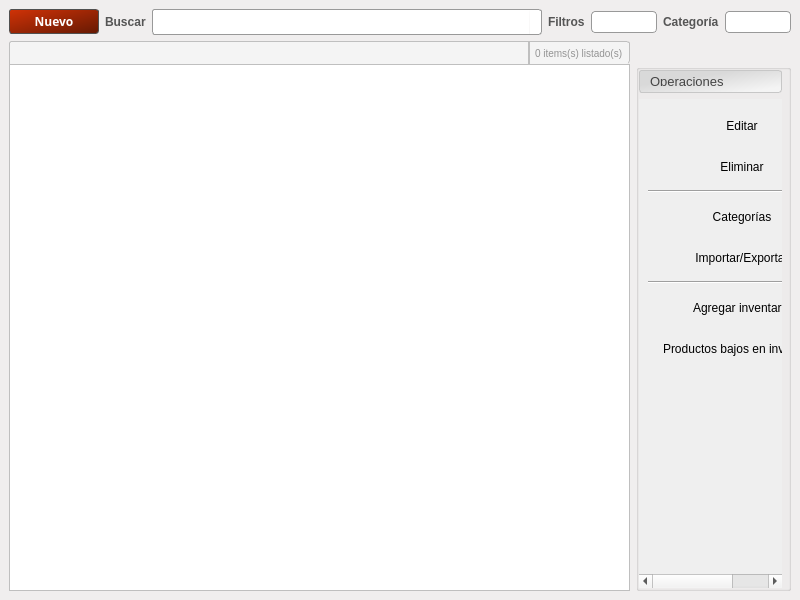
<?xml version="1.0" encoding="UTF-8"?>
<ui version="4.0">
 <class>MainWindow</class>
 <widget class="QMainWindow" name="MainWindow">
  <property name="geometry">
   <rect>
    <x>0</x>
    <y>0</y>
    <width>800</width>
    <height>600</height>
   </rect>
  </property>
  <property name="windowTitle">
   <string>MainWindow</string>
  </property>
  <property name="styleSheet">
   <string notr="true">QMainWindow{
background-color:#F0EEEE ;

border-top-left-radius: 6px 6px;
border-top-right-radius: 6px 6px;
border-bottom-right-radius: 6px 6px;
border-bottom-left-radius: 6px 6px;

}</string>
  </property>
  <widget class="QWidget" name="centralwidget">
   <layout class="QVBoxLayout" name="verticalLayout_3">
    <item>
     <layout class="QVBoxLayout" name="verticalLayout_2">
      <item>
       <layout class="QHBoxLayout" name="horizontalLayout">
        <item>
         <widget class="QPushButton" name="btAgregar">
          <property name="sizePolicy">
           <sizepolicy hsizetype="MinimumExpanding" vsizetype="Fixed">
            <horstretch>0</horstretch>
            <verstretch>0</verstretch>
           </sizepolicy>
          </property>
          <property name="maximumSize">
           <size>
            <width>90</width>
            <height>16777215</height>
           </size>
          </property>
          <property name="font">
           <font>
            <family>Ubuntu,Helvetica,sans-serif</family>
            <weight>75</weight>
            <bold>true</bold>
           </font>
          </property>
          <property name="cursor">
           <cursorShape>PointingHandCursor</cursorShape>
          </property>
          <property name="styleSheet">
           <string notr="true">QPushButton{
	color: rgb(255, 255, 255);
	background-color: qlineargradient(spread:pad, x1:0.005, y1:0.006, x2:0.990476, y2:1, stop:0.0047619  rgb(207, 50, 7), stop:1 rgb(102, 25, 3));
border: 1px solid #505050;
border-radius: 3px;
padding:3px 3px;
}
QPushButton:pressed{	
	border: 3px solid #505050;
}</string>
          </property>
          <property name="text">
           <string>Nuevo</string>
          </property>
         </widget>
        </item>
        <item>
         <widget class="QLabel" name="label_2">
          <property name="styleSheet">
           <string notr="true">QLabel{
color:rgb(85, 85, 85);
font:bold;
font-family: Ubuntu, Helvetica, sans-serif;
}</string>
          </property>
          <property name="text">
           <string>Buscar</string>
          </property>
         </widget>
        </item>
        <item>
         <layout class="QHBoxLayout" name="horizontalLayout_5">
          <property name="spacing">
           <number>0</number>
          </property>
          <property name="sizeConstraint">
           <enum>QLayout::SetDefaultConstraint</enum>
          </property>
          <item>
           <widget class="QLineEdit" name="leBusqueda">
            <property name="sizePolicy">
             <sizepolicy hsizetype="Expanding" vsizetype="Fixed">
              <horstretch>0</horstretch>
              <verstretch>0</verstretch>
             </sizepolicy>
            </property>
            <property name="minimumSize">
             <size>
              <width>96</width>
              <height>0</height>
             </size>
            </property>
            <property name="styleSheet">
             <string notr="true">QLineEdit { 
border: 1px solid #999999; 
padding: 2px 2px 2px 2px;
min-width: 90px;
height: 20px;

border-top-left-radius: 3px ;
border-top-right-radius: 0px solid white;
border-bottom-right-radius: 0px ;
border-bottom-left-radius: 3px;

}</string>
            </property>
           </widget>
          </item>
          <item>
           <widget class="QLabel" name="lbLupita">
            <property name="sizePolicy">
             <sizepolicy hsizetype="Fixed" vsizetype="Preferred">
              <horstretch>0</horstretch>
              <verstretch>0</verstretch>
             </sizepolicy>
            </property>
            <property name="minimumSize">
             <size>
              <width>0</width>
              <height>26</height>
             </size>
            </property>
            <property name="maximumSize">
             <size>
              <width>30</width>
              <height>26</height>
             </size>
            </property>
            <property name="styleSheet">
             <string notr="true">QLabel { 
background: white;
border: 1px solid #999999; 
padding: 2px 2px 2px 2px;

height: 30px;
width:26px;

border-top-left-radius: 0px ;
border-top-right-radius: 3px;
border-bottom-right-radius: 3px;
border-bottom-left-radius: 0px;

border-left: 0px solid white;
}</string>
            </property>
            <property name="text">
             <string/>
            </property>
            <property name="pixmap">
             <pixmap>:/newPrefix/find.png</pixmap>
            </property>
            <property name="scaledContents">
             <bool>true</bool>
            </property>
            <property name="alignment">
             <set>Qt::AlignCenter</set>
            </property>
           </widget>
          </item>
         </layout>
        </item>
        <item>
         <widget class="QLabel" name="label_5">
          <property name="styleSheet">
           <string notr="true">QLabel{
color:rgb(85, 85, 85);
font:bold;
font-family: Ubuntu, Helvetica, sans-serif;
}</string>
          </property>
          <property name="text">
           <string>Filtros</string>
          </property>
         </widget>
        </item>
        <item>
         <widget class="QComboBox" name="cbCampos">
          <property name="styleSheet">
           <string notr="true">QComboBox {
border: 1px solid #999999; 
border-radius: 4px;
padding: 2px 2px 2px 2px;
min-width: 6em;
}

QComboBox::down-arrow {
image: url(:newPrefix/arrow_down.png);
height: 10px;
}
QComboBox:editable {
background: white;
border-radius: 0px;
}
QComboBox::drop-down { border-style: none}</string>
          </property>
         </widget>
        </item>
        <item>
         <widget class="QLabel" name="label_6">
          <property name="styleSheet">
           <string notr="true">QLabel{
color:rgb(85, 85, 85);
font:bold;
font-family: Ubuntu, Helvetica, sans-serif;
}</string>
          </property>
          <property name="text">
           <string>Categoría</string>
          </property>
         </widget>
        </item>
        <item>
         <widget class="QComboBox" name="cbCategoria">
          <property name="styleSheet">
           <string notr="true">QComboBox {
border: 1px solid #999999; 
border-radius: 4px;
padding: 2px 2px 2px 2px;
min-width: 6em;
}

QComboBox::down-arrow {
image: url(:newPrefix/arrow_down.png);
height: 10px;
}
QComboBox:editable {
background: white;
border-radius: 0px;
}
QComboBox::drop-down { border-style: none}</string>
          </property>
         </widget>
        </item>
       </layout>
      </item>
     </layout>
    </item>
    <item>
     <layout class="QVBoxLayout" name="verticalLayout">
      <property name="spacing">
       <number>0</number>
      </property>
      <item>
       <layout class="QHBoxLayout" name="horizontalLayout_6" stretch="4,1">
        <property name="spacing">
         <number>6</number>
        </property>
        <item>
         <layout class="QHBoxLayout" name="horizontalLayout_4">
          <property name="spacing">
           <number>0</number>
          </property>
          <item>
           <widget class="QLabel" name="lbTitulo">
            <property name="sizePolicy">
             <sizepolicy hsizetype="Expanding" vsizetype="Minimum">
              <horstretch>0</horstretch>
              <verstretch>0</verstretch>
             </sizepolicy>
            </property>
            <property name="minimumSize">
             <size>
              <width>42</width>
              <height>0</height>
             </size>
            </property>
            <property name="styleSheet">
             <string notr="true">QLabel {
color: #252424;
background-color:rgb(244, 244, 244);

padding:3px;
font: bold 14px;
font-family: Ubuntu, Helvetica, sans-serif;
border: 1px solid #BFBFBF;

border-bottom: 0px solid white;
border-top-left-radius: 3px ;
border-top-right-radius: 0px solid white;
border-bottom-right-radius: 0px ;

}</string>
            </property>
            <property name="text">
             <string>&lt;Nombre lista&gt;</string>
            </property>
           </widget>
          </item>
          <item>
           <widget class="QLabel" name="lbCantidadItems">
            <property name="sizePolicy">
             <sizepolicy hsizetype="Preferred" vsizetype="Preferred">
              <horstretch>0</horstretch>
              <verstretch>0</verstretch>
             </sizepolicy>
            </property>
            <property name="minimumSize">
             <size>
              <width>42</width>
              <height>0</height>
             </size>
            </property>
            <property name="styleSheet">
             <string notr="true">QLabel {
color: rgb(147, 147, 147);
background-color:rgb(244, 244, 244);

padding:3px;
font: 10px;
font-family: Ubuntu, Helvetica, sans-serif;
border: 1px solid #BFBFBF;

border-top-left-radius: 0px solid rgb(244, 244, 244);
border-top-right-radius: 3px;
border-bottom-right-radius: 3px;
border-bottom-left-radius: 0px;
border-bottom: 0px solid white;
}</string>
            </property>
            <property name="text">
             <string>0 items(s) listado(s)</string>
            </property>
           </widget>
          </item>
         </layout>
        </item>
        <item>
         <widget class="QLabel" name="label_3">
          <property name="text">
           <string/>
          </property>
         </widget>
        </item>
       </layout>
      </item>
      <item>
       <layout class="QHBoxLayout" name="horizontalLayout_2" stretch="4,1">
        <property name="spacing">
         <number>6</number>
        </property>
        <item>
         <widget class="QTableWidget" name="twDatos">
          <property name="font">
           <font>
            <family>Ubuntu,Helvetica,sans-serif</family>
           </font>
          </property>
          <property name="styleSheet">
           <string notr="true">QHeaderView::section {
border-radius: 3px;
padding: 2px 4px 2px 4px;

/* Fuente */
color: #3A3939;
text-align: left;
font-family: Ubuntu, Helvetica, sans-serif;

background-color:rgb(244, 244, 244);
/*qlineargradient(spread:reflect, x1:1, y1:1, x2:1, y2:0, stop:0 rgba(240, 240, 240, 255), stop:0.509174 rgba(250, 250, 250, 255), stop:0.963303 rgba(255, 255, 255, 255));*/
/* Bordes */
border-bottom: 1px solid #E3E3E3;
border-top: 1px solid #FFFFFF;
padding:6px;
border-top-left-radius: 0px;

}

QTableWidget{
font-family: Ubuntu, Helvetica, sans-serif;
/*font-size: 12px;*/
text-align: left;

border: 1px solid #BFBFBF;

}</string>
          </property>
          <property name="frameShape">
           <enum>QFrame::Box</enum>
          </property>
          <property name="lineWidth">
           <number>0</number>
          </property>
          <property name="editTriggers">
           <set>QAbstractItemView::AnyKeyPressed</set>
          </property>
          <property name="alternatingRowColors">
           <bool>true</bool>
          </property>
          <property name="selectionMode">
           <enum>QAbstractItemView::SingleSelection</enum>
          </property>
          <property name="selectionBehavior">
           <enum>QAbstractItemView::SelectRows</enum>
          </property>
          <property name="textElideMode">
           <enum>Qt::ElideLeft</enum>
          </property>
          <property name="verticalScrollMode">
           <enum>QAbstractItemView::ScrollPerItem</enum>
          </property>
          <property name="horizontalScrollMode">
           <enum>QAbstractItemView::ScrollPerItem</enum>
          </property>
          <property name="showGrid">
           <bool>true</bool>
          </property>
          <property name="gridStyle">
           <enum>Qt::NoPen</enum>
          </property>
          <property name="sortingEnabled">
           <bool>true</bool>
          </property>
          <property name="wordWrap">
           <bool>true</bool>
          </property>
          <property name="cornerButtonEnabled">
           <bool>false</bool>
          </property>
          <attribute name="horizontalHeaderVisible">
           <bool>true</bool>
          </attribute>
          <attribute name="horizontalHeaderCascadingSectionResizes">
           <bool>false</bool>
          </attribute>
          <attribute name="horizontalHeaderHighlightSections">
           <bool>false</bool>
          </attribute>
          <attribute name="horizontalHeaderShowSortIndicator" stdset="0">
           <bool>true</bool>
          </attribute>
          <attribute name="horizontalHeaderStretchLastSection">
           <bool>true</bool>
          </attribute>
          <attribute name="verticalHeaderVisible">
           <bool>false</bool>
          </attribute>
          <attribute name="verticalHeaderCascadingSectionResizes">
           <bool>true</bool>
          </attribute>
          <attribute name="verticalHeaderDefaultSectionSize">
           <number>24</number>
          </attribute>
          <attribute name="verticalHeaderHighlightSections">
           <bool>false</bool>
          </attribute>
          <attribute name="verticalHeaderShowSortIndicator" stdset="0">
           <bool>false</bool>
          </attribute>
          <attribute name="verticalHeaderStretchLastSection">
           <bool>false</bool>
          </attribute>
         </widget>
        </item>
        <item>
         <widget class="QGroupBox" name="gbDetalles">
          <property name="sizePolicy">
           <sizepolicy hsizetype="Expanding" vsizetype="Expanding">
            <horstretch>0</horstretch>
            <verstretch>0</verstretch>
           </sizepolicy>
          </property>
          <property name="title">
           <string/>
          </property>
          <layout class="QHBoxLayout" name="horizontalLayout_3">
           <property name="spacing">
            <number>0</number>
           </property>
           <property name="leftMargin">
            <number>0</number>
           </property>
           <property name="topMargin">
            <number>0</number>
           </property>
           <property name="rightMargin">
            <number>6</number>
           </property>
           <property name="bottomMargin">
            <number>0</number>
           </property>
           <item>
            <widget class="QToolBox" name="toolBox">
             <property name="sizePolicy">
              <sizepolicy hsizetype="Preferred" vsizetype="Expanding">
               <horstretch>0</horstretch>
               <verstretch>0</verstretch>
              </sizepolicy>
             </property>
             <property name="font">
              <font>
               <pointsize>10</pointsize>
              </font>
             </property>
             <property name="styleSheet">
              <string notr="true">QToolBox::tab {
color:rgb(68, 68, 68);
background-color: qlineargradient(spread:reflect, x1:0.195, y1:0.176136, x2:1, y2:1, stop:0.195238 rgba(217, 217, 217, 255), stop:0.842857 rgba(244, 244, 244, 255));
border: 1px solid rgb(199, 199, 199);
border-radius: 3px;
padding:6px;
}
 QPushButton {
     border: 1px solid #8f8f91;
     border-radius: 5px;
     background-color: qlineargradient(x1: 0, y1: 0, x2: 0, y2: 1,
                                       stop: 0 #f6f7fa, stop: 1 #dadbde);
padding: 3px 15px;
 }

 QPushButton:pressed {
     background-color: qlineargradient(x1: 0, y1: 0, x2: 0, y2: 1,
                                       stop: 0 #dadbde, stop: 1 #f6f7fa);
 }

 QPushButton:flat {
     border: none; /* no border for a flat push button */
 }

 QPushButton:default {
     border-color: navy; /* make the default button prominent */
 }
</string>
             </property>
             <widget class="QWidget" name="widget">
              <property name="geometry">
               <rect>
                <x>-96</x>
                <y>0</y>
                <width>266</width>
                <height>451</height>
               </rect>
              </property>
              <attribute name="label">
               <string>Operaciones </string>
              </attribute>
              <layout class="QVBoxLayout" name="verticalLayout_6">
               <item>
                <widget class="QPushButton" name="btEditar">
                 <property name="minimumSize">
                  <size>
                   <width>0</width>
                   <height>35</height>
                  </size>
                 </property>
                 <property name="cursor">
                  <cursorShape>PointingHandCursor</cursorShape>
                 </property>
                 <property name="text">
                  <string>Editar</string>
                 </property>
                 <property name="icon">
                  <iconset resource="../GUI/images_rc/icons.qrc">
                   <normaloff>:/newPrefix/edit.png</normaloff>:/newPrefix/edit.png</iconset>
                 </property>
                 <property name="flat">
                  <bool>true</bool>
                 </property>
                </widget>
               </item>
               <item>
                <widget class="QPushButton" name="btEliminar">
                 <property name="minimumSize">
                  <size>
                   <width>0</width>
                   <height>35</height>
                  </size>
                 </property>
                 <property name="cursor">
                  <cursorShape>PointingHandCursor</cursorShape>
                 </property>
                 <property name="styleSheet">
                  <string notr="true"/>
                 </property>
                 <property name="text">
                  <string>Eliminar</string>
                 </property>
                 <property name="icon">
                  <iconset resource="../GUI/images_rc/icons.qrc">
                   <normaloff>:/newPrefix/del.png</normaloff>:/newPrefix/del.png</iconset>
                 </property>
                 <property name="flat">
                  <bool>true</bool>
                 </property>
                </widget>
               </item>
               <item>
                <widget class="Line" name="line">
                 <property name="orientation">
                  <enum>Qt::Horizontal</enum>
                 </property>
                </widget>
               </item>
               <item>
                <widget class="QPushButton" name="btCategorias">
                 <property name="minimumSize">
                  <size>
                   <width>0</width>
                   <height>35</height>
                  </size>
                 </property>
                 <property name="cursor">
                  <cursorShape>PointingHandCursor</cursorShape>
                 </property>
                 <property name="text">
                  <string>Categorías</string>
                 </property>
                 <property name="flat">
                  <bool>true</bool>
                 </property>
                </widget>
               </item>
               <item>
                <widget class="QPushButton" name="btImportar">
                 <property name="minimumSize">
                  <size>
                   <width>0</width>
                   <height>35</height>
                  </size>
                 </property>
                 <property name="cursor">
                  <cursorShape>PointingHandCursor</cursorShape>
                 </property>
                 <property name="toolTip">
                  <string>Importar o Exportar la lista de productos</string>
                 </property>
                 <property name="text">
                  <string>Importar/Exportar</string>
                 </property>
                 <property name="flat">
                  <bool>true</bool>
                 </property>
                </widget>
               </item>
               <item>
                <widget class="Line" name="line_2">
                 <property name="orientation">
                  <enum>Qt::Horizontal</enum>
                 </property>
                </widget>
               </item>
               <item>
                <widget class="QPushButton" name="btAgregarInventario">
                 <property name="minimumSize">
                  <size>
                   <width>0</width>
                   <height>35</height>
                  </size>
                 </property>
                 <property name="cursor">
                  <cursorShape>PointingHandCursor</cursorShape>
                 </property>
                 <property name="toolTip">
                  <string>Aumentar stock al producto seleccionado</string>
                 </property>
                 <property name="styleSheet">
                  <string notr="true"/>
                 </property>
                 <property name="text">
                  <string>Agregar inventario</string>
                 </property>
                 <property name="icon">
                  <iconset resource="../GUI/images_rc/icons.qrc">
                   <normaloff>:/newPrefix/add.png</normaloff>:/newPrefix/add.png</iconset>
                 </property>
                 <property name="flat">
                  <bool>true</bool>
                 </property>
                </widget>
               </item>
               <item>
                <widget class="QPushButton" name="btProductosBajosEnStock">
                 <property name="minimumSize">
                  <size>
                   <width>0</width>
                   <height>35</height>
                  </size>
                 </property>
                 <property name="toolTip">
                  <string>Listar los productos bajos en el inventario</string>
                 </property>
                 <property name="text">
                  <string>Productos bajos en inventario</string>
                 </property>
                 <property name="icon">
                  <iconset resource="../GUI/images_rc/icons.qrc">
                   <normaloff>:/newPrefix/csv.png</normaloff>:/newPrefix/csv.png</iconset>
                 </property>
                 <property name="flat">
                  <bool>true</bool>
                 </property>
                </widget>
               </item>
               <item>
                <spacer name="verticalSpacer_2">
                 <property name="orientation">
                  <enum>Qt::Vertical</enum>
                 </property>
                 <property name="sizeHint" stdset="0">
                  <size>
                   <width>20</width>
                   <height>382</height>
                  </size>
                 </property>
                </spacer>
               </item>
              </layout>
             </widget>
            </widget>
           </item>
          </layout>
         </widget>
        </item>
       </layout>
      </item>
     </layout>
    </item>
   </layout>
  </widget>
 </widget>
 <resources>
  <include location="../GUI/images_rc/icons.qrc"/>
 </resources>
 <connections>
  <connection>
   <sender>cbCampos</sender>
   <signal>currentIndexChanged(int)</signal>
   <receiver>leBusqueda</receiver>
   <slot>setFocus()</slot>
   <hints>
    <hint type="sourcelabel">
     <x>675</x>
     <y>23</y>
    </hint>
    <hint type="destinationlabel">
     <x>406</x>
     <y>23</y>
    </hint>
   </hints>
  </connection>
 </connections>
</ui>
